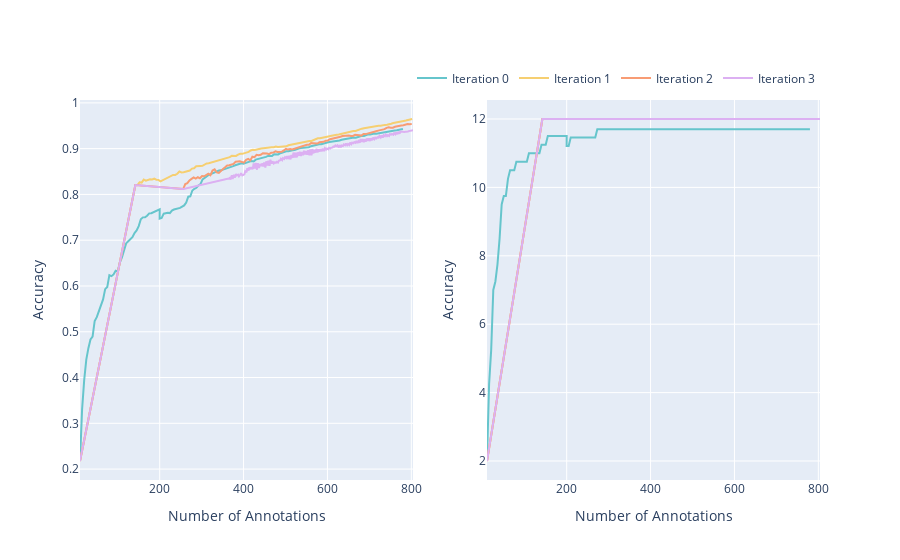

Notebook source saved alongside this figure:
### Code cell
import os
import pandas as pd
import plotly.graph_objects as go
from plotly.subplots import make_subplots
import numpy as np

folder = 'Results/ap_iter_validation'

# Get all csv files
files = os.listdir(folder)

import plotly.express as px
pastel = px.colors.qualitative.Pastel

# color key
color_key = {
    '0' : pastel[0],
    '1' : pastel[1],
    '2' : pastel[2],
    '3' : pastel[3],
}

iter_0 = []
iter_1 = []
iter_2 = []
iter_3 = []

for file in files:
    if 'linear' not in file:
        continue
    df = pd.read_csv(f'{folder}\\{file}')
    iter = file.split('_')[0]
    if iter == '0':
        iter_0.append(df)
    elif iter == '1':
        iter_1.append(df)
    elif iter == '2':
        iter_2.append(df)
    elif iter == '3':
        iter_3.append(df)

iter_0 = pd.concat(iter_0)
iter_1 = pd.concat(iter_1)
iter_2 = pd.concat(iter_2[2:4])
iter_3 = pd.concat(iter_3)

iter_0 = iter_0.groupby('Number of Annotations').mean(numeric_only=True).reset_index()
iter_1 = iter_1.groupby('Number of Annotations').mean(numeric_only=True).reset_index()
iter_2 = iter_2.groupby('Number of Annotations').mean(numeric_only=True).reset_index()
iter_3 = iter_3.groupby('Number of Annotations').mean(numeric_only=True).reset_index()

iter_0a = iter_0[iter_0['Number of Annotations'] <= 200]
iter_0b = iter_0[iter_0['Number of Annotations'] > 200] * 0.975
iter_0 = pd.concat([iter_0a, iter_0b])

fig = make_subplots(cols=2, rows=1)

for i, df in enumerate([iter_0, iter_1, iter_2, iter_3]):
# for file in files:
#     df = pd.read_csv(f'{folder}\\{file}')
#     i = file.split('_')[0]

    fig.add_trace(go.Scatter(
        x=df['Number of Annotations'],
          y=df['Accuracy'], 
          name=f'Iteration {i}', 
          line=dict(color=color_key[str(i)])),
          row=1,
          col=1)
    
    fig.add_trace(go.Scatter(
        x=df['Number of Annotations'],
          y=df['Classes'], 
          showlegend=False,
          line=dict(color=color_key[str(i)])),
          row=1,
          col=2)

    # Add grey dotted vertical line at row 3
    # fig.add_shape(
    #     type="line",
    #     x0=df.iloc[2]['Number of Annotations'],
    #     y0=0,
    #     x1=df.iloc[2]['Number of Annotations'],
    #     y1=df.iloc[2]['Accuracy'],
    #     line=dict(
    #         color="grey",
    #         width=3,
    #         dash="dot",
    #     ),
    # )

# Update ylim and set axis labels
# fig.update_yaxes(range=[0, 1])
fig.update_xaxes(title_text='Number of Annotations')
fig.update_yaxes(title_text='Accuracy')

# Horizontal legend
fig.update_layout(legend=dict(
    orientation="h",
    yanchor="bottom",
    y=1.02,
    xanchor="right",
    x=1
))

fig.show()

### Figure 1 — Plotly figure (JSON) as saved in the notebook; plotly's stock layout.template omitted (floating-point values rounded to 4 significant figures; data arrays with more than 128 entries replaced by an {"elided": "..."} marker saying what was removed)
{"data": [{"line": {"color": "rgb(102, 197, 204)"}, "name": "Iteration 0", "type": "scatter", "x": {"elided": "159 float values"}, "xaxis": "x", "y": {"elided": "159 float values"}, "yaxis": "y"}, {"line": {"color": "rgb(102, 197, 204)"}, "showlegend": false, "type": "scatter", "x": {"elided": "159 float values"}, "xaxis": "x2", "y": {"elided": "159 float values"}, "yaxis": "y2"}, {"line": {"color": "rgb(246, 207, 113)"}, "name": "Iteration 1", "type": "scatter", "x": {"elided": "134 int values"}, "xaxis": "x", "y": {"elided": "134 float values"}, "yaxis": "y"}, {"line": {"color": "rgb(246, 207, 113)"}, "showlegend": false, "type": "scatter", "x": {"elided": "134 int values"}, "xaxis": "x2", "y": {"elided": "134 int values"}, "yaxis": "y2"}, {"line": {"color": "rgb(248, 156, 116)"}, "name": "Iteration 2", "type": "scatter", "x": [10, 142, 256, 261, 266, 271, 276, 281, 286, 291, 296, 301, 306, 311, 316, 321, 326, 331, 336, 341, 346, 351, 356, 361, 366, 371, 376, 381, 386, 391, 396, 401, 406, 411, 416, 421, 426, 431, 436, 441, 446, 451, 456, 461, 466, 471, 476, 481, 486, 491, 496, 501, 506, 511, 516, 521, 526, 531, 536, 541, 546, 551, 556, 561, 566, 571, 576, 581, 586, 591, 596, 601, 606, 611, 616, 621, 626, 631, 636, 641, 646, 651, 656, 661, 666, 671, 676, 681, 686, 691, 696, 701, 706, 711, 716, 721, 726, 731, 736, 741, 746, 751, 756, 761, 766, 771, 776, 781, 786, 791, 796, 801], "xaxis": "x", "y": [0.2177, 0.8204, 0.8118, 0.8227, 0.8246, 0.8307, 0.834, 0.8373, 0.8347, 0.8375, 0.8352, 0.8402, 0.8396, 0.8428, 0.8453, 0.8421, 0.8523, 0.8549, 0.8479, 0.847, 0.852, 0.8554, 0.8591, 0.8633, 0.8638, 0.8648, 0.8668, 0.8714, 0.872, 0.8723, 0.871, 0.8694, 0.8757, 0.8775, 0.8743, 0.8825, 0.8814, 0.8866, 0.8855, 0.8867, 0.8899, 0.8899, 0.8894, 0.888, 0.8913, 0.8914, 0.8942, 0.8928, 0.8923, 0.8929, 0.8961, 0.8996, 0.898, 0.8992, 0.8981, 0.8996, 0.9013, 0.9021, 0.904, 0.9064, 0.9064, 0.9085, 0.9086, 0.9124, 0.912, 0.9107, 0.911, 0.9138, 0.9135, 0.9148, 0.9175, 0.918, 0.9206, 0.9215, 0.9235, 0.9243, 0.9247, 0.9261, 0.9276, 0.928, 0.9283, 0.9289, 0.9276, 0.9278, 0.9304, 0.9306, 0.9293, 0.9285, 0.9319, 0.9318, 0.9334, 0.9349, 0.9363, 0.9371, 0.9382, 0.9394, 0.9405, 0.9411, 0.9427, 0.9455, 0.9466, 0.9456, 0.9457, 0.9477, 0.9481, 0.9494, 0.9504, 0.9511, 0.9528, 0.9536, 0.9532, 0.9536], "yaxis": "y"}, {"line": {"color": "rgb(248, 156, 116)"}, "showlegend": false, "type": "scatter", "x": [10, 142, 256, 261, 266, 271, 276, 281, 286, 291, 296, 301, 306, 311, 316, 321, 326, 331, 336, 341, 346, 351, 356, 361, 366, 371, 376, 381, 386, 391, 396, 401, 406, 411, 416, 421, 426, 431, 436, 441, 446, 451, 456, 461, 466, 471, 476, 481, 486, 491, 496, 501, 506, 511, 516, 521, 526, 531, 536, 541, 546, 551, 556, 561, 566, 571, 576, 581, 586, 591, 596, 601, 606, 611, 616, 621, 626, 631, 636, 641, 646, 651, 656, 661, 666, 671, 676, 681, 686, 691, 696, 701, 706, 711, 716, 721, 726, 731, 736, 741, 746, 751, 756, 761, 766, 771, 776, 781, 786, 791, 796, 801], "xaxis": "x2", "y": [2, 12, 12, 12, 12, 12, 12, 12, 12, 12, 12, 12, 12, 12, 12, 12, 12, 12, 12, 12, 12, 12, 12, 12, 12, 12, 12, 12, 12, 12, 12, 12, 12, 12, 12, 12, 12, 12, 12, 12, 12, 12, 12, 12, 12, 12, 12, 12, 12, 12, 12, 12, 12, 12, 12, 12, 12, 12, 12, 12, 12, 12, 12, 12, 12, 12, 12, 12, 12, 12, 12, 12, 12, 12, 12, 12, 12, 12, 12, 12, 12, 12, 12, 12, 12, 12, 12, 12, 12, 12, 12, 12, 12, 12, 12, 12, 12, 12, 12, 12, 12, 12, 12, 12, 12, 12, 12, 12, 12, 12, 12, 12], "yaxis": "y2"}, {"line": {"color": "rgb(220, 176, 242)"}, "name": "Iteration 3", "type": "scatter", "x": {"elided": "183 int values"}, "xaxis": "x", "y": {"elided": "183 float values"}, "yaxis": "y"}, {"line": {"color": "rgb(220, 176, 242)"}, "showlegend": false, "type": "scatter", "x": {"elided": "183 int values"}, "xaxis": "x2", "y": {"elided": "183 int values"}, "yaxis": "y2"}], "layout": {"legend": {"orientation": "h", "x": 1, "xanchor": "right", "y": 1.02, "yanchor": "bottom"}, "xaxis": {"anchor": "y", "domain": [0, 0.45], "title": {"text": "Number of Annotations"}}, "xaxis2": {"anchor": "y2", "domain": [0.55, 1], "title": {"text": "Number of Annotations"}}, "yaxis": {"anchor": "x", "domain": [0, 1], "title": {"text": "Accuracy"}}, "yaxis2": {"anchor": "x2", "domain": [0, 1], "title": {"text": "Accuracy"}}}}
